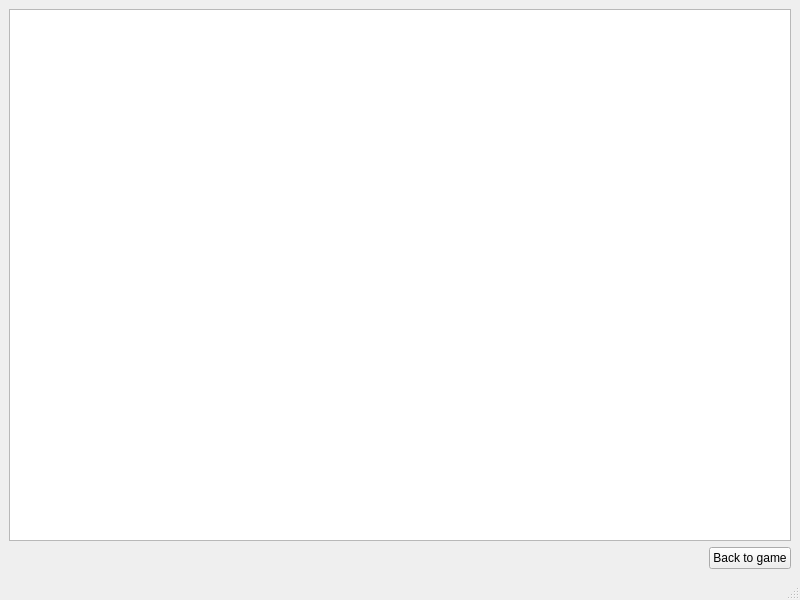
<?xml version="1.0" encoding="UTF-8"?>
<ui version="4.0">
 <class>MainWindow</class>
 <widget class="QMainWindow" name="MainWindow">
  <property name="geometry">
   <rect>
    <x>0</x>
    <y>0</y>
    <width>800</width>
    <height>600</height>
   </rect>
  </property>
  <property name="windowTitle">
   <string>Records table</string>
  </property>
  <widget class="QWidget" name="centralwidget">
   <layout class="QVBoxLayout" name="verticalLayout">
    <item>
     <widget class="QTableWidget" name="tableWidget"/>
    </item>
    <item>
     <layout class="QHBoxLayout" name="horizontalLayout">
      <item>
       <spacer name="horizontalSpacer">
        <property name="orientation">
         <enum>Qt::Horizontal</enum>
        </property>
        <property name="sizeHint" stdset="0">
         <size>
          <width>40</width>
          <height>20</height>
         </size>
        </property>
       </spacer>
      </item>
      <item>
       <widget class="QPushButton" name="pushButton">
        <property name="text">
         <string>Back to game</string>
        </property>
       </widget>
      </item>
     </layout>
    </item>
   </layout>
  </widget>
  <widget class="QStatusBar" name="statusbar"/>
 </widget>
 <resources/>
 <connections/>
</ui>
